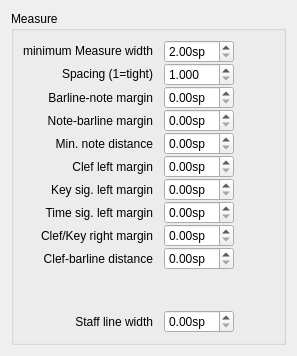
     <widget class="QWidget" name="Seite5">
      <layout class="QVBoxLayout" name="verticalLayout_4">
       <property name="spacing">
        <number>0</number>
       </property>
       <item>
        <widget class="QGroupBox" name="groupBox_3">
         <property name="title">
          <string>Measure</string>
         </property>
         <property name="flat">
          <bool>false</bool>
         </property>
         <layout class="QGridLayout" name="gridLayout_9">
          <item row="0" column="0">
           <layout class="QGridLayout" name="gridLayout">
            <property name="verticalSpacing">
             <number>0</number>
            </property>
            <item row="8" column="1">
             <widget class="QDoubleSpinBox" name="clefKeyRightMargin">
              <property name="sizePolicy">
               <sizepolicy hsizetype="Preferred" vsizetype="Fixed">
                <horstretch>0</horstretch>
                <verstretch>0</verstretch>
               </sizepolicy>
              </property>
              <property name="suffix">
               <string>sp</string>
              </property>
              <property name="singleStep">
               <double>0.050000000000000</double>
              </property>
             </widget>
            </item>
            <item row="0" column="0">
             <widget class="QLabel" name="label_89">
              <property name="sizePolicy">
               <sizepolicy hsizetype="MinimumExpanding" vsizetype="Fixed">
                <horstretch>0</horstretch>
                <verstretch>0</verstretch>
               </sizepolicy>
              </property>
              <property name="text">
               <string>minimum Measure width</string>
              </property>
              <property name="alignment">
               <set>Qt::AlignRight|Qt::AlignTrailing|Qt::AlignVCenter</set>
              </property>
              <property name="indent">
               <number>5</number>
              </property>
              <property name="buddy">
               <cstring>minMeasureWidth_2</cstring>
              </property>
             </widget>
            </item>
            <item row="0" column="1">
             <widget class="QDoubleSpinBox" name="minMeasureWidth_2">
              <property name="suffix">
               <string extracomment="spatium unit">sp</string>
              </property>
              <property name="minimum">
               <double>2.000000000000000</double>
              </property>
             </widget>
            </item>
            <item row="1" column="0">
             <widget class="QLabel" name="label_11">
              <property name="sizePolicy">
               <sizepolicy hsizetype="MinimumExpanding" vsizetype="Fixed">
                <horstretch>0</horstretch>
                <verstretch>0</verstretch>
               </sizepolicy>
              </property>
              <property name="text">
               <string>Spacing (1=tight)</string>
              </property>
              <property name="textFormat">
               <enum>Qt::AutoText</enum>
              </property>
              <property name="alignment">
               <set>Qt::AlignRight|Qt::AlignTrailing|Qt::AlignVCenter</set>
              </property>
              <property name="wordWrap">
               <bool>true</bool>
              </property>
              <property name="indent">
               <number>5</number>
              </property>
              <property name="buddy">
               <cstring>measureSpacing</cstring>
              </property>
             </widget>
            </item>
            <item row="1" column="1">
             <widget class="QDoubleSpinBox" name="measureSpacing">
              <property name="sizePolicy">
               <sizepolicy hsizetype="Preferred" vsizetype="Fixed">
                <horstretch>0</horstretch>
                <verstretch>0</verstretch>
               </sizepolicy>
              </property>
              <property name="decimals">
               <number>3</number>
              </property>
              <property name="minimum">
               <double>1.000000000000000</double>
              </property>
              <property name="singleStep">
               <double>0.100000000000000</double>
              </property>
             </widget>
            </item>
            <item row="2" column="0">
             <widget class="QLabel" name="label_12">
              <property name="sizePolicy">
               <sizepolicy hsizetype="MinimumExpanding" vsizetype="Preferred">
                <horstretch>0</horstretch>
                <verstretch>0</verstretch>
               </sizepolicy>
              </property>
              <property name="text">
               <string>Barline-note margin</string>
              </property>
              <property name="alignment">
               <set>Qt::AlignRight|Qt::AlignTrailing|Qt::AlignVCenter</set>
              </property>
              <property name="wordWrap">
               <bool>true</bool>
              </property>
              <property name="indent">
               <number>5</number>
              </property>
              <property name="buddy">
               <cstring>barNoteDistance</cstring>
              </property>
             </widget>
            </item>
            <item row="2" column="1">
             <widget class="QDoubleSpinBox" name="barNoteDistance">
              <property name="sizePolicy">
               <sizepolicy hsizetype="Preferred" vsizetype="Fixed">
                <horstretch>0</horstretch>
                <verstretch>0</verstretch>
               </sizepolicy>
              </property>
              <property name="suffix">
               <string>sp</string>
              </property>
              <property name="singleStep">
               <double>0.100000000000000</double>
              </property>
             </widget>
            </item>
            <item row="3" column="0">
             <widget class="QLabel" name="label_13">
              <property name="sizePolicy">
               <sizepolicy hsizetype="MinimumExpanding" vsizetype="Preferred">
                <horstretch>0</horstretch>
                <verstretch>0</verstretch>
               </sizepolicy>
              </property>
              <property name="text">
               <string>Note-barline margin</string>
              </property>
              <property name="alignment">
               <set>Qt::AlignRight|Qt::AlignTrailing|Qt::AlignVCenter</set>
              </property>
              <property name="wordWrap">
               <bool>true</bool>
              </property>
              <property name="indent">
               <number>5</number>
              </property>
              <property name="buddy">
               <cstring>noteBarDistance</cstring>
              </property>
             </widget>
            </item>
            <item row="3" column="1">
             <widget class="QDoubleSpinBox" name="noteBarDistance">
              <property name="sizePolicy">
               <sizepolicy hsizetype="Preferred" vsizetype="Fixed">
                <horstretch>0</horstretch>
                <verstretch>0</verstretch>
               </sizepolicy>
              </property>
              <property name="suffix">
               <string>sp</string>
              </property>
              <property name="singleStep">
               <double>0.100000000000000</double>
              </property>
             </widget>
            </item>
            <item row="4" column="0">
             <widget class="QLabel" name="label_14">
              <property name="sizePolicy">
               <sizepolicy hsizetype="MinimumExpanding" vsizetype="Preferred">
                <horstretch>0</horstretch>
                <verstretch>0</verstretch>
               </sizepolicy>
              </property>
              <property name="text">
               <string>Min. note distance</string>
              </property>
              <property name="alignment">
               <set>Qt::AlignRight|Qt::AlignTrailing|Qt::AlignVCenter</set>
              </property>
              <property name="wordWrap">
               <bool>true</bool>
              </property>
              <property name="indent">
               <number>5</number>
              </property>
              <property name="buddy">
               <cstring>minNoteDistance</cstring>
              </property>
             </widget>
            </item>
            <item row="4" column="1">
             <widget class="QDoubleSpinBox" name="minNoteDistance">
              <property name="sizePolicy">
               <sizepolicy hsizetype="Preferred" vsizetype="Fixed">
                <horstretch>0</horstretch>
                <verstretch>0</verstretch>
               </sizepolicy>
              </property>
              <property name="suffix">
               <string>sp</string>
              </property>
              <property name="singleStep">
               <double>0.100000000000000</double>
              </property>
             </widget>
            </item>
            <item row="5" column="0">
             <widget class="QLabel" name="label_18">
              <property name="sizePolicy">
               <sizepolicy hsizetype="MinimumExpanding" vsizetype="Preferred">
                <horstretch>0</horstretch>
                <verstretch>0</verstretch>
               </sizepolicy>
              </property>
              <property name="text">
               <string>Clef left margin</string>
              </property>
              <property name="alignment">
               <set>Qt::AlignRight|Qt::AlignTrailing|Qt::AlignVCenter</set>
              </property>
              <property name="wordWrap">
               <bool>true</bool>
              </property>
              <property name="indent">
               <number>5</number>
              </property>
              <property name="buddy">
               <cstring>clefLeftMargin</cstring>
              </property>
             </widget>
            </item>
            <item row="5" column="1">
             <widget class="QDoubleSpinBox" name="clefLeftMargin">
              <property name="sizePolicy">
               <sizepolicy hsizetype="Preferred" vsizetype="Fixed">
                <horstretch>0</horstretch>
                <verstretch>0</verstretch>
               </sizepolicy>
              </property>
              <property name="suffix">
               <string>sp</string>
              </property>
              <property name="singleStep">
               <double>0.100000000000000</double>
              </property>
             </widget>
            </item>
            <item row="6" column="0">
             <widget class="QLabel" name="label_19">
              <property name="sizePolicy">
               <sizepolicy hsizetype="MinimumExpanding" vsizetype="Preferred">
                <horstretch>0</horstretch>
                <verstretch>0</verstretch>
               </sizepolicy>
              </property>
              <property name="text">
               <string>Key sig. left margin</string>
              </property>
              <property name="alignment">
               <set>Qt::AlignRight|Qt::AlignTrailing|Qt::AlignVCenter</set>
              </property>
              <property name="wordWrap">
               <bool>true</bool>
              </property>
              <property name="indent">
               <number>5</number>
              </property>
              <property name="buddy">
               <cstring>keysigLeftMargin</cstring>
              </property>
             </widget>
            </item>
            <item row="6" column="1">
             <widget class="QDoubleSpinBox" name="keysigLeftMargin">
              <property name="sizePolicy">
               <sizepolicy hsizetype="Preferred" vsizetype="Fixed">
                <horstretch>0</horstretch>
                <verstretch>0</verstretch>
               </sizepolicy>
              </property>
              <property name="suffix">
               <string>sp</string>
              </property>
              <property name="singleStep">
               <double>0.100000000000000</double>
              </property>
             </widget>
            </item>
            <item row="7" column="0">
             <widget class="QLabel" name="label_20">
              <property name="sizePolicy">
               <sizepolicy hsizetype="MinimumExpanding" vsizetype="Preferred">
                <horstretch>0</horstretch>
                <verstretch>0</verstretch>
               </sizepolicy>
              </property>
              <property name="text">
               <string>Time sig. left margin</string>
              </property>
              <property name="alignment">
               <set>Qt::AlignRight|Qt::AlignTrailing|Qt::AlignVCenter</set>
              </property>
              <property name="wordWrap">
               <bool>true</bool>
              </property>
              <property name="indent">
               <number>5</number>
              </property>
              <property name="buddy">
               <cstring>timesigLeftMargin</cstring>
              </property>
             </widget>
            </item>
            <item row="7" column="1">
             <widget class="QDoubleSpinBox" name="timesigLeftMargin">
              <property name="sizePolicy">
               <sizepolicy hsizetype="Preferred" vsizetype="Fixed">
                <horstretch>0</horstretch>
                <verstretch>0</verstretch>
               </sizepolicy>
              </property>
              <property name="suffix">
               <string>sp</string>
              </property>
              <property name="singleStep">
               <double>0.100000000000000</double>
              </property>
             </widget>
            </item>
            <item row="8" column="0">
             <widget class="QLabel" name="label_21">
              <property name="sizePolicy">
               <sizepolicy hsizetype="MinimumExpanding" vsizetype="Preferred">
                <horstretch>0</horstretch>
                <verstretch>0</verstretch>
               </sizepolicy>
              </property>
              <property name="text">
               <string>Clef/Key right margin</string>
              </property>
              <property name="alignment">
               <set>Qt::AlignRight|Qt::AlignTrailing|Qt::AlignVCenter</set>
              </property>
              <property name="wordWrap">
               <bool>true</bool>
              </property>
              <property name="indent">
               <number>5</number>
              </property>
              <property name="buddy">
               <cstring>clefKeyRightMargin</cstring>
              </property>
             </widget>
            </item>
            <item row="9" column="0">
             <widget class="QLabel" name="label_53">
              <property name="sizePolicy">
               <sizepolicy hsizetype="MinimumExpanding" vsizetype="Preferred">
                <horstretch>0</horstretch>
                <verstretch>0</verstretch>
               </sizepolicy>
              </property>
              <property name="text">
               <string>Clef-barline distance</string>
              </property>
              <property name="alignment">
               <set>Qt::AlignRight|Qt::AlignTrailing|Qt::AlignVCenter</set>
              </property>
              <property name="wordWrap">
               <bool>true</bool>
              </property>
              <property name="indent">
               <number>5</number>
              </property>
              <property name="buddy">
               <cstring>clefBarlineDistance</cstring>
              </property>
             </widget>
            </item>
            <item row="9" column="1">
             <widget class="QDoubleSpinBox" name="clefBarlineDistance">
              <property name="suffix">
               <string extracomment="spatium unit">sp</string>
              </property>
              <property name="singleStep">
               <double>0.010000000000000</double>
              </property>
             </widget>
            </item>
            <item row="10" column="0">
             <spacer name="verticalSpacer_11">
              <property name="orientation">
               <enum>Qt::Vertical</enum>
              </property>
              <property name="sizeHint" stdset="0">
               <size>
                <width>20</width>
                <height>40</height>
               </size>
              </property>
             </spacer>
            </item>
            <item row="11" column="0">
             <widget class="QLabel" name="label">
              <property name="sizePolicy">
               <sizepolicy hsizetype="MinimumExpanding" vsizetype="Preferred">
                <horstretch>0</horstretch>
                <verstretch>0</verstretch>
               </sizepolicy>
              </property>
              <property name="text">
               <string>Staff line width</string>
              </property>
              <property name="alignment">
               <set>Qt::AlignRight|Qt::AlignTrailing|Qt::AlignVCenter</set>
              </property>
              <property name="indent">
               <number>5</number>
              </property>
              <property name="buddy">
               <cstring>staffLineWidth</cstring>
              </property>
             </widget>
            </item>
            <item row="11" column="1">
             <widget class="QDoubleSpinBox" name="staffLineWidth">
              <property name="suffix">
               <string extracomment="spatium unit">sp</string>
              </property>
              <property name="singleStep">
               <double>0.100000000000000</double>
              </property>
             </widget>
            </item>
           </layout>
          </item>
          <item row="0" column="1">
           <spacer name="horizontalSpacer_7">
            <property name="orientation">
             <enum>Qt::Horizontal</enum>
            </property>
            <property name="sizeHint" stdset="0">
             <size>
              <width>40</width>
              <height>20</height>
             </size>
            </property>
           </spacer>
          </item>
         </layout>
        </widget>
       </item>
      </layout>
     </widget>
